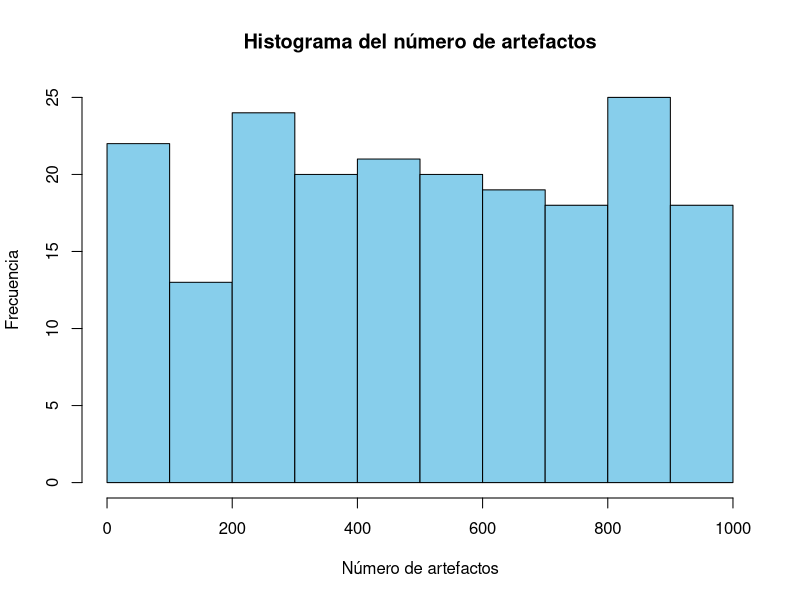
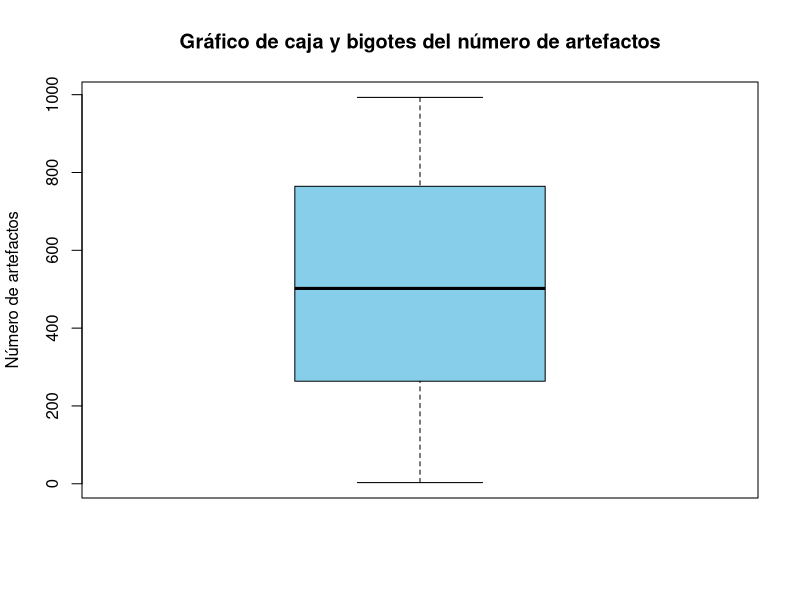
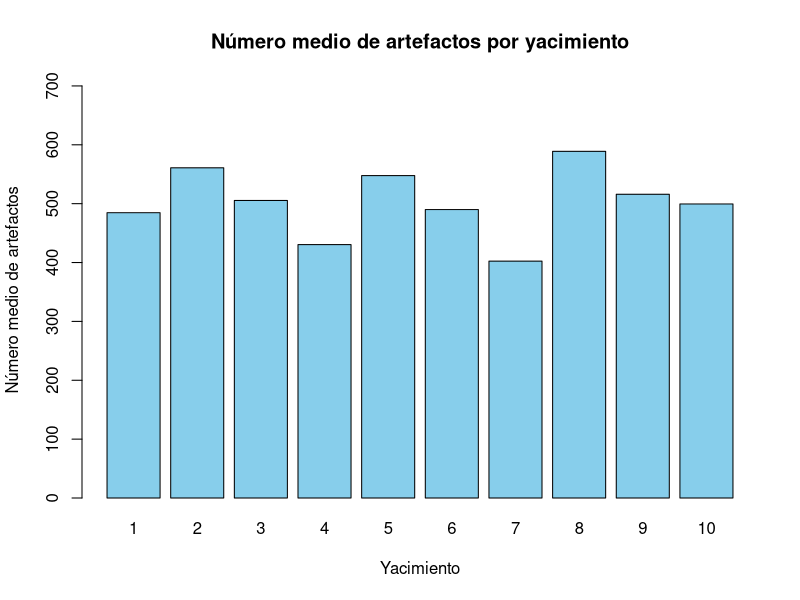

Write the R code that produced these figures, in order. (Note: this script raises an error after producing the figures.)
#1
num_registros <- 200
yacimiento <- sample(1:10, num_registros, replace = TRUE)
tipo_artefacto <- sample(c('Pottery', 'Tools', 'Jewelry'), num_registros, replace = TRUE)
numero_artefactos <- sample(1:1000, num_registros, replace = TRUE)
contexto <- sample(c('Habitacional', 'Funerario', 'Otros'), num_registros, replace = TRUE)
latitud <- runif(num_registros, min = 0, max = 90)
longitud <- runif(num_registros, min = -180, max = 180)
df <- data.frame(Yacimiento = yacimiento,
                 `Tipo de artefacto` = tipo_artefacto,
                 `Número de artefactos` = numero_artefactos,
                 Contexto = contexto,
                 Latitud = latitud,
                 Longitud = longitud)

head(df)
View(df)

#2
media <- mean(df$Número.de.artefactos)
cuartiles <- quantile(df$Número.de.artefactos)
print(paste("Media:", media))
print("Cuartiles:")
print(cuartiles)

#3
hist(df$Número.de.artefactos, 
     main = "Histograma del número de artefactos",
     xlab = "Número de artefactos",
     ylab = "Frecuencia",
     col = "skyblue",
     border = "black")

#4 
boxplot(df$Número.de.artefactos,
        main = "Gráfico de caja y bigotes del número de artefactos",
        ylab = "Número de artefactos",
        col = "skyblue",
        border = "black")

#5
media_artefactos_por_yacimiento <- aggregate(df$Número.de.artefactos, 
                                             by = list(Yacimiento = df$Yacimiento), 
                                             FUN = mean)
colnames(media_artefactos_por_yacimiento) <- c("Yacimiento", "Número medio de artefactos")
barplot(media_artefactos_por_yacimiento$`Número medio de artefactos`,
        names.arg = media_artefactos_por_yacimiento$Yacimiento,
        main = "Número medio de artefactos por yacimiento",
        xlab = "Yacimiento",
        ylab = "Número medio de artefactos",
        col = "skyblue",
        border = "black",
        ylim = c(0, max(media_artefactos_por_yacimiento$`Número medio de artefactos`)*1.2))

#6
ggplot(df, aes(x = longitud, y = latitud)) +
  geom_density_2d_filled() +
  labs(title = 'Artifact Density Heatmap', 
       x = x,
       y = y)
         

#7
total_artefactos_por_yacimiento <- aggregate(Número.de.artefactos~ Yacimiento, data = df, FUN = sum)
colnames(total_artefactos_por_yacimiento) <- c("Yacimiento", "Número total de artefactos")
print(total_artefactos_por_yacimiento)
View(total_artefactos_por_yacimiento)

#8
mediana_artefactos_por_yacimiento <- aggregate(Número.de.artefactos ~ Yacimiento, data = df, FUN = median)
colnames(mediana_artefactos_por_yacimiento) <- c("Yacimiento", "Mediana de artefactos")
print(mediana_artefactos_por_yacimiento)

#9
desviacion_estandar_artefactos_por_yacimiento <- aggregate(Número.de.artefactos ~ Yacimiento, data = df, FUN = sd)
colnames(desviacion_estandar_artefactos_por_yacimiento) <- c("Yacimiento", "Desviación estándar de artefactos")
print(desviacion_estandar_artefactos_por_yacimiento)

#10
suma_artefactos_por_yacimiento <- aggregate(Número.de.artefactos ~ Yacimiento, data = df, FUN = sum)
yacimiento_max_artefactos <- suma_artefactos_por_yacimiento[which.max(suma_artefactos_por_yacimiento$Número.de.artefactos), ]
print(yacimiento_max_artefactos)

#11
resumen_artefactos_por_yacimiento <- aggregate(Número.de.artefactos ~ Yacimiento, data = df, FUN = function(x) c(media = mean(x), mediana = median(x), desviacion_estandar = sd(x)))
print(resumen_artefactos_por_yacimiento)
View(resumen_artefactos_por_yacimiento)

#12
boxplot(Número.de.artefactos ~ Yacimiento, data = df,
        main = "Distribución de artefactos en los yacimientos",
        xlab = "Yacimiento",
        ylab = "Número de artefactos",
        col = "skyblue",
        border = "black")
par(las = 2)








